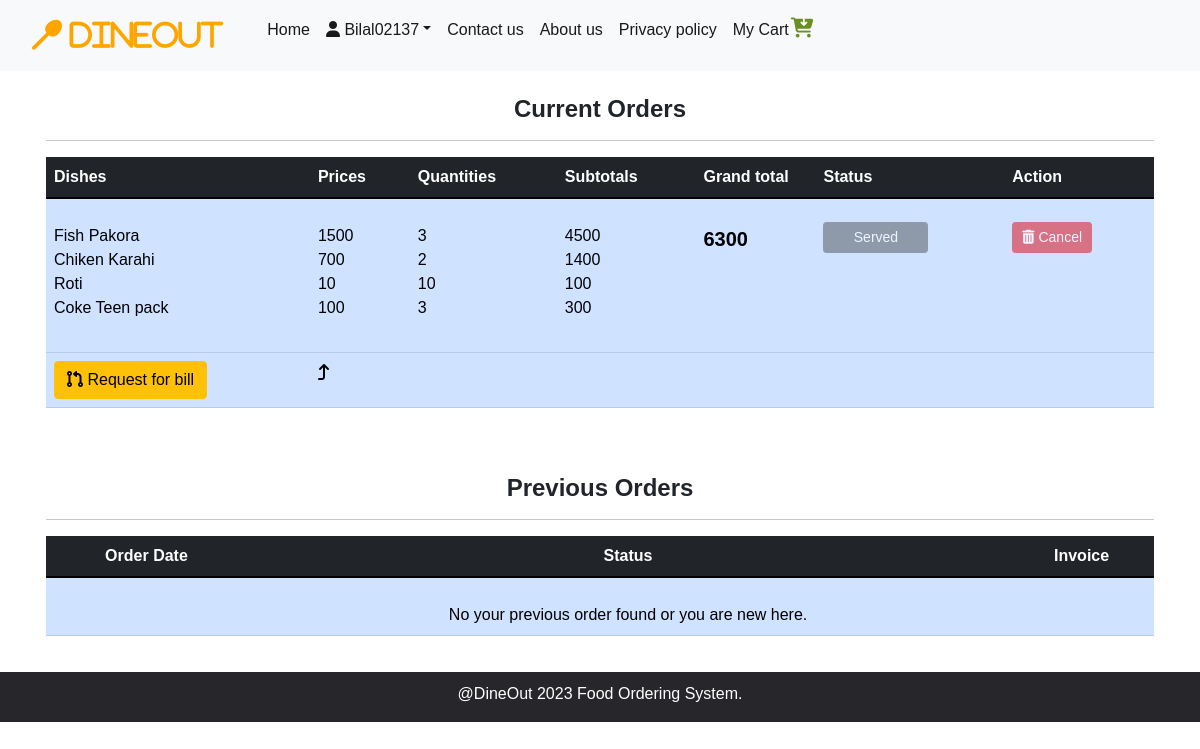
The app's page /cart_preview.php (signed in) with its own data.
### tables this page shows
CREATE TABLE `confirm_orders` (
  `S_No` int(11) NOT NULL,
  `username` varchar(50) NOT NULL,
  `Dishes` text NOT NULL,
  `prices` text NOT NULL,
  `quantities` text NOT NULL,
  `subtotals` text NOT NULL,
  `grand_total` int(10) NOT NULL,
  `Date` datetime NOT NULL DEFAULT current_timestamp(),
  `Order_type` text NOT NULL,
  `Status` text NOT NULL,
  `Method` text NOT NULL,
  `order_no` varchar(50) NOT NULL,
  `chef_username` text NOT NULL,
  `paid` text DEFAULT NULL
);

### cart_preview.php (the view, shortened to what this page needs)
<?php
$served = false;
$delivered_oorder = 0;
$request_bill = 0;
?>
<!doctype html>
<html lang="en">
  <head>
    <link href="https://cdn.jsdelivr.net/npm/bootstrap@5.1.3/dist/css/bootstrap.min.css" rel="stylesheet">
    <link rel="stylesheet" href="https://cdnjs.cloudflare.com/ajax/libs/font-awesome/4.7.0/css/font-awesome.min.css">
    <link rel="stylesheet" href="style/design.css?v=<?php echo time(); ?>">
  </head>
  <body>
  <?php require 'partials/nav_bar.php';
?>
<div class="container mt-4">
<h4 style = "text-align:center;"><b>Current Orders</b></h4><hr>
<?php
 require 'partials/db_connect.php';
 $sqli_c = 'SELECT * FROM `confirm_orders`';
 $num_of_rows = 0;
 $result_c = mysqli_query($conn, $sqli_c);
 while($row_c = mysqli_fetch_assoc($result_c)){
    if($row_c['username']==$_SESSION['username_user']){
      if(!($row_c['Status']=="Delivered") && !($row_c['Status']=="Canceled")){
        $num_of_rows++;
      }
    }
 }
if($num_of_rows > 0){
                    echo "<div class='table-responsive'>
                    <table class='table table-primary table-responsive'>
                    <thead class = 'table-dark'>
                        <tr>
                        <th scope='col' style = 'display:none;'></th>
                        <th scope='col'>Dishes</th>
                        <th scope='col'>Prices</th>
                        <th scope='col'>Quantities</th>
                        <th scope='col'>Subtotals</th>
                        <th scope='col' style = 'width:120px;'>Grand total</th>
                        <th scope='col'>Status</th>
                        <th scope='col'>Action</th>
                        </tr>
                    </thead>
                    <tbody>";
                    require 'partials/db_connect.php';
                    $sqli = 'SELECT * FROM `confirm_orders`';
                    $result = mysqli_query($conn, $sqli);
                        while($row = mysqli_fetch_assoc($result)){
                            if($row['username']==$_SESSION['username_user']){
                              if(!($row['Status']=="Delivered") && !($row['Status']=="Canceled")){
                                if($row['Status']=="Served"){
                                  $request_bill = 1;
                                  $served = true;
                                }
                                $d_explode = explode(",", $row['Dishes']);
                                $P_explode = explode(",", $row['prices']);
                                $Q_explode = explode(",", $row['quantities']);
                                $S_totals = explode(",", $row['subtotals']);
                                      echo "<tr>
                                      <td style = display:none;'>".$row['S_No']."</td>
                                      <td style = 'padding-top:25px;'>"; for ($i=0; $i < count($d_explode); $i++){ echo $d_explode[$i]; echo "<br>"; } echo "</td>
                                      <td style = 'padding-top:25px;'>"; for ($i=0; $i < count($P_explode); $i++){ echo $P_explode[$i]; echo "<br>"; } echo "</td>
                                      <td style = 'padding-top:25px;'>"; for ($i=0; $i < count($Q_explode); $i++){ echo $Q_explode[$i]; echo "<br>"; } echo "</td>
                                      <td style = 'padding-top:25px;'>"; for ($i=0; $i < count($S_totals ); $i++){ echo $S_totals [$i]; echo "<br>"; } echo "</td>";
                                      echo "<td style = 'padding-top:25px; font-size:20px;'><b>".$row['grand_total']."</b></td>
                                      <td><button class='btn btn-secondary btn-sm' type='button' disabled style = 'margin-top:15px; margin-bottom:15px; width:105px;'>".$row['Status']."</button></td>
                                      <td>"; if($served){ $served = false;  echo "<button class='cancel_confirm_order btn btn-danger btn-sm' disabled style = 'margin-top:15px; margin-bottom:15px; width:80px;'><i class='fa fa-trash'></i> Cancel</button>";} else{ echo "<button class='cancel_confirm_order btn btn-danger btn-sm' style = 'margin-top:15px; margin-bottom:15px; width:80px;'><i class='fa fa-trash'></i> Cancel</button>";} echo "</td>
                                     </tr>
                                     <tr>
                                      <td style = 'display:none;'>".$row['S_No']."</td>
                                      <td >";
                                      if($request_bill==1){
                                        $request_bill = 0;
                                        echo "<button class='btn btn-warning Notify'><i class='fa-solid fa-code-pull-request'></i> Request for bill</button>";
                                      }
                                      else{
                                         echo "<button type='button' class='btn btn-warning' disabled><i class='fa-solid fa-code-pull-request'></i> Request for bill</button>";
                                      } echo "</td>
                                      <td><i class='fa fa-arrow-turn-up'></i></td>
                                      <td></td>
                                      <td></td>
                                      <td></td>
                                      <td></td>
                                      <td></td>
                                    </tr>";
                              }
                            }
                        }
                        echo "</tbody>
                        </table>
                        </div>";
    }
                    echo "<h4 style = 'text-align:center; margin-top:50px;'><b>Previous Orders</b></h4><hr>
                    <div class='table-responsive'>
                    <table class='table table-hover table-primary table-responsive'>
                    <thead class='table-dark' style = 'text-align:center;>
                        <tr>
                        <th scope='col' style = 'display:none;'></th>
                        <th scope='col'>Order Date</th>
                        <th scope='col'>Status</th>
                        <th scope='col'>Invoice</th>
                        </tr>
                    </thead>
                    <tbody>";
                     if($delivered_oorder == 0){
                      echo "<tr style = 'text-align:center;'>
                      <td style = 'padding-top:25px;'></td>
                      <td style = 'padding-top:25px;'>No your previous order found or you are new here.</td>
                      <td style = 'padding-top:25px;'></td>
                      </tr>";
                     }
                     ?>
                        </tbody>
                        </table>
                    </div>
</div>
<div class="copyright">
<?php echo "@DineOut ".Date("Y")." Food Ordering System." ?>
</div>
  </body>
</html>

### style/design.css (style rules this page uses)
* { margin: 0; padding: 0; box-sizing: border-box; font-family: 'Maven Pro', sans-serif; }
body { background-color: white; margin: 0, 0, 0, 0; padding-bottom: 0px; }
.container { padding: 0 16px; }
.container::after, .row::after { content: ""; clear: both; display: table; }
.copyright { width: 100%; height: 50px; background-color: #27272b; color: white; text-align: center; margin-top: 20px; padding-top: 10px; }

### records on screen
confirm_orders: Dishes "Fish Pakora", Dishes "Chiken Karahi", Dishes "Roti", Dishes "Coke Teen pack", prices "1500", prices "700", prices "10", prices "100", quantities "3", quantities "2", quantities "10", subtotals "4500", subtotals "1400", subtotals "100", subtotals "300", grand_total "6300", Status "Served", shows "Cancel", shows "Request for bill"

### other values on screen
$_SESSION['username_user'] "Bilal02137"
Date("Y") "2023"
